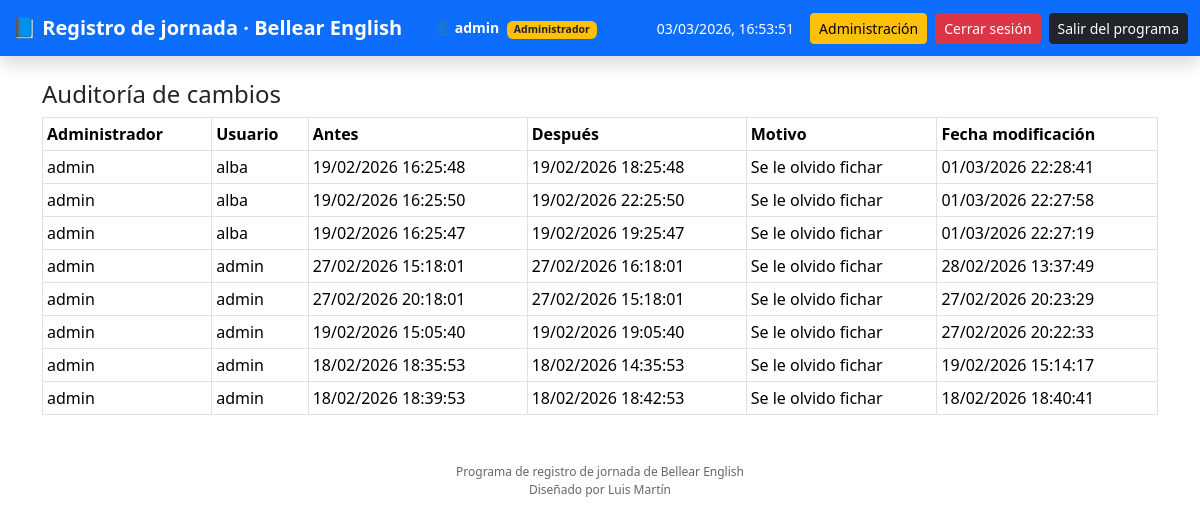
Before: /auditoria (signed in) with the older database file.
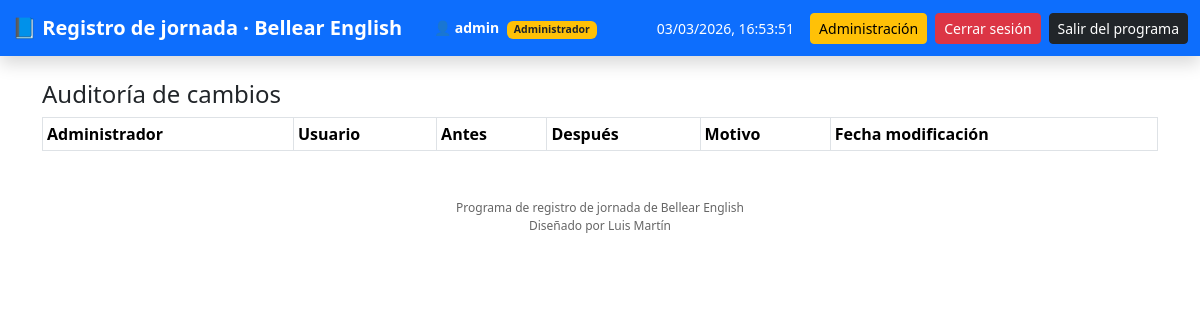
After: the same page with the newer database file.
### tables this page shows
CREATE TABLE users(
        id INTEGER PRIMARY KEY AUTOINCREMENT,
        username TEXT UNIQUE,
        password TEXT,
        is_admin INTEGER,
        activo INTEGER DEFAULT 1
    );

CREATE TABLE auditoria(
        id INTEGER PRIMARY KEY AUTOINCREMENT,
        admin TEXT,
        usuario TEXT,
        fichaje_id INTEGER,
        fecha_original TEXT,
        fecha_nueva TEXT,
        motivo TEXT,
        timestamp TEXT
    );

### Registro_jornada.py (the view)
@app.route("/auditoria")
@login_required
@solo_admin
def auditoria():
    if not current_user.is_admin:
        return redirect("/dashboard")
    con = db()
    c = con.cursor()
    c.execute("""
        SELECT admin, usuario, fecha_original, fecha_nueva, motivo, timestamp
        FROM auditoria
        ORDER BY id DESC
    """)
    logs = c.fetchall()
    con.close()
    return render_template("auditoria.html", logs=logs)

### Registro_jornada.py (called while the page is built)
def solo_admin(f):
    @wraps(f)
    def decorated_function(*args, **kwargs):
        if not current_user.is_authenticated:
            abort(401)
        if not current_user.is_admin:
            abort(403)
        return f(*args, **kwargs)
    return decorated_function

def db():
    return sqlite3.connect(DATABASE)

@login_manager.user_loader
def load_user(user_id):
    con = db()
    c = con.cursor()
    c.execute("SELECT id, username, is_admin FROM users WHERE id=?", (user_id,))
    r = c.fetchone()
    con.close()
    if r:
        return User(*r)

### templates/auditoria.html
{% extends "base.html" %}
{% block content %}
<h4>Auditoría de cambios</h4>
<table class="table table-bordered table-sm">
<tr>
    <th>Administrador</th>
    <th>Usuario</th>
    <th>Antes</th>
    <th>Después</th>
    <th>Motivo</th>
    <th>Fecha modificación</th>
</tr>
{% for l in logs %}
<tr>
    <td>{{l[0]}}</td>
    <td>{{l[1]}}</td>
    <td>{{l[2]}}</td>
    <td>{{l[3]}}</td>
    <td>{{l[4]}}</td>
    <td>{{l[5]}}</td>
</tr>
{% endfor %}
</table>
{% endblock %}

### templates/base.html (shortened to what this page needs)
<!DOCTYPE html>
<html lang="es">
<head>
    <link href="https://cdn.jsdelivr.net/npm/bootstrap@5.3.2/dist/css/bootstrap.min.css" rel="stylesheet">
</head>
<nav class="navbar navbar-dark bg-primary shadow">
    <div class="container-fluid d-flex justify-content-between align-items-center">
        <div class="d-flex align-items-center flex-wrap">
            <span class="navbar-brand">
                📘 Registro de jornada · Bellear English
            </span>
            {% if current_user.is_authenticated %}
            <span class="text-white ms-3 user-info">
                👤 <strong>{{ current_user.username }}</strong>
                {% if current_user.is_admin %}
                    <span class="badge bg-warning text-dark ms-1">
                        Administrador
                    </span>
                {% endif %}
            </span>
            {% endif %}
        </div>
        {% if current_user.is_authenticated %}
        <div class="d-flex align-items-center">
            <span class="text-white me-3 user-info" id="reloj"></span>
            {% if current_user.is_admin %}
            <a href="/admin" class="btn btn-warning btn-sm me-2">
                Administración
            </a>
            {% endif %}
            <a href="/logout" class="btn btn-danger btn-sm me-2">
                Cerrar sesión
            </a>
            <a href="/exit"
               class="btn btn-dark btn-sm"
               onclick="return confirm('¿Desea cerrar completamente el programa?');">
                Salir del programa
            </a>
        </div>
        {% endif %}
    </div>
</nav>
<div class="container mt-4">
    {% block content %}{% endblock %}
</div>
<div class="text-center mt-5 mb-3 footer-text">
    Programa de registro de jornada de Bellear English<br>
    Diseñado por Luis Martín
</div>
</body>
</html>

### templates/base.html (style rules this page uses)
.navbar-brand { font-weight:bold; }
.footer-text { font-size:12px; color:#666; }
.user-info { font-size:14px; }

Changed rows visible on the page:
removed auditoria: admin "admin", usuario "alba", fecha_original "19/02/2026 16:25:48", fecha_nueva "19/02/2026 18:25:48", motivo "Se le olvido fichar", timestamp "01/03/2026 22:28:41"
removed auditoria: admin "admin", usuario "alba", fecha_original "19/02/2026 16:25:50", fecha_nueva "19/02/2026 22:25:50", motivo "Se le olvido fichar", timestamp "01/03/2026 22:27:58"
removed auditoria: admin "admin", usuario "alba", fecha_original "19/02/2026 16:25:47", fecha_nueva "19/02/2026 19:25:47", motivo "Se le olvido fichar", timestamp "01/03/2026 22:27:19"
removed auditoria: admin "admin", usuario "admin", fecha_original "27/02/2026 15:18:01", fecha_nueva "27/02/2026 16:18:01", motivo "Se le olvido fichar", timestamp "28/02/2026 13:37:49"
removed auditoria: admin "admin", usuario "admin", fecha_original "27/02/2026 20:18:01", fecha_nueva "27/02/2026 15:18:01", motivo "Se le olvido fichar", timestamp "27/02/2026 20:23:29"
removed auditoria: admin "admin", usuario "admin", fecha_original "19/02/2026 15:05:40", fecha_nueva "19/02/2026 19:05:40", motivo "Se le olvido fichar", timestamp "27/02/2026 20:22:33"
removed auditoria: admin "admin", usuario "admin", fecha_original "18/02/2026 18:35:53", fecha_nueva "18/02/2026 14:35:53", motivo "Se le olvido fichar", timestamp "19/02/2026 15:14:17"
removed auditoria: admin "admin", usuario "admin", fecha_original "18/02/2026 18:39:53", fecha_nueva "18/02/2026 18:42:53", motivo "Se le olvido fichar", timestamp "18/02/2026 18:40:41"
